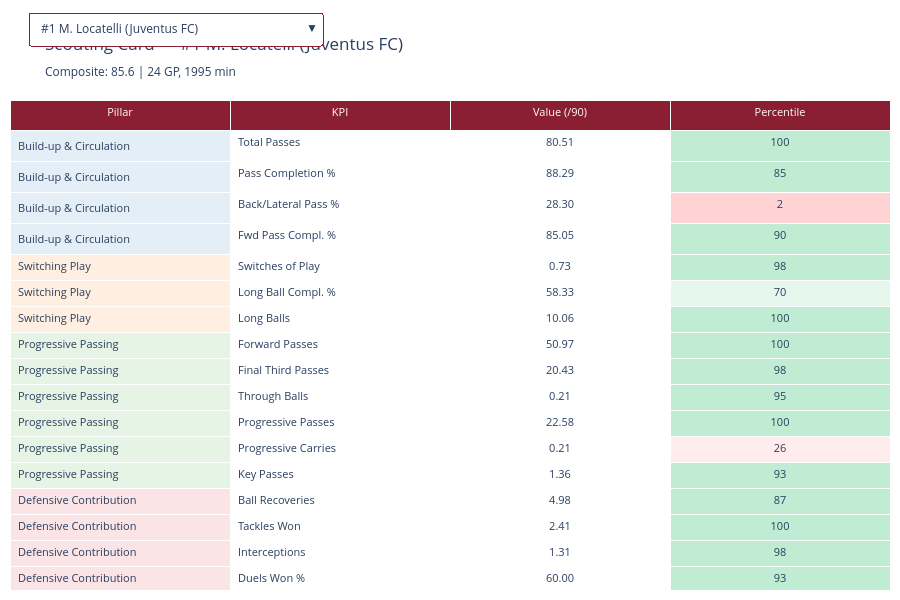

Here is the notebook cell this chart was saved with:
### Markdown cell above
## 📋 Player Scouting Card — Quantity & Quality

Select a player from the dropdown to see their full KPI breakdown: raw per-90 value (quantity), percentile rank (quality), and pillar scores. Color-coded by percentile tier.

### Code cell
# ── Player scouting card — dropdown-based ──────────────────────────────────────

qty_qual_pairs = [
    ("total_passes_p90",          "total_passes_p90_pct",          "Total Passes",          "Build-up & Circulation"),
    ("pass_completion_pct",       "pass_completion_pct_pct",       "Pass Completion %",     "Build-up & Circulation"),
    ("backward_lateral_pct",      "backward_lateral_pct_pct",      "Back/Lateral Pass %",   "Build-up & Circulation"),
    ("forward_pass_completion_pct","forward_pass_completion_pct_pct","Fwd Pass Compl. %",    "Build-up & Circulation"),
    ("switches_p90",              "switches_p90_pct",              "Switches of Play",      "Switching Play"),
    ("long_ball_completion_pct",  "long_ball_completion_pct_pct",  "Long Ball Compl. %",    "Switching Play"),
    ("long_balls_total_p90",      "long_balls_p90_pct",            "Long Balls",            "Switching Play"),
    ("forward_passes_p90",        "forward_passes_p90_pct",        "Forward Passes",        "Progressive Passing"),
    ("final_third_passes_p90",    "final_third_passes_p90_pct",    "Final Third Passes",    "Progressive Passing"),
    ("through_balls_p90",         "through_balls_p90_pct",         "Through Balls",         "Progressive Passing"),
    ("progressive_passes_p90",    "progressive_passes_p90_pct",    "Progressive Passes",    "Progressive Passing"),
    ("progressive_carries_p90",   "progressive_carries_p90_pct",   "Progressive Carries",   "Progressive Passing"),
    ("key_passes_p90",            "key_passes_p90_pct",            "Key Passes",            "Progressive Passing"),
    ("ball_recoveries_p90",       "ball_recoveries_p90_pct",       "Ball Recoveries",       "Defensive Contribution"),
    ("tackles_won_p90",           "tackles_won_p90_pct",           "Tackles Won",           "Defensive Contribution"),
    ("interceptions_p90",         "interceptions_p90_pct",         "Interceptions",         "Defensive Contribution"),
    ("duels_won_pct",             "duels_won_pct_pct",             "Duels Won %",           "Defensive Contribution"),
    ("possession_won_p90",        "possession_won_p90_pct",        "Possession Won",        "Defensive Contribution"),
]

pillar_colors = {
    "Build-up & Circulation":  "#1f77b4",
    "Switching Play":          "#ff7f0e",
    "Progressive Passing":     "#2ca02c",
    "Defensive Contribution":  "#d62728",
}

def pctl_bg(v):
    if pd.isna(v): return "white"
    if v >= 80: return "rgba(0,180,80,0.25)"
    if v >= 60: return "rgba(0,180,80,0.10)"
    if v >= 40: return "white"
    if v >= 20: return "rgba(255,80,80,0.10)"
    return "rgba(255,80,80,0.25)"

def build_player_table(row):
    kpi_names, raw_vals, pct_vals, pillar_names = [], [], [], []
    pct_colors = []
    for raw_c, pct_c, label, pillar in qty_qual_pairs:
        kpi_names.append(label)
        rv = row.get(raw_c, np.nan)
        pv = row.get(pct_c, np.nan)
        raw_vals.append(f"{rv:.2f}" if pd.notna(rv) else "—")
        pct_vals.append(f"{pv:.0f}" if pd.notna(pv) else "—")
        pct_colors.append(pctl_bg(pv))
        pillar_names.append(pillar)

    pillar_cell_colors = [pillar_colors.get(p, "white") for p in pillar_names]
    pillar_fill = [f"rgba({int(c[1:3],16)},{int(c[3:5],16)},{int(c[5:7],16)},0.12)"
                   if c.startswith("#") else "white" for c in pillar_cell_colors]

    return go.Table(
        header=dict(
            values=["Pillar", "KPI", "Value (/90)", "Percentile"],
            fill_color="#8a1f33", font=dict(color="white", size=11),
            align="center", height=30,
        ),
        cells=dict(
            values=[pillar_names, kpi_names, raw_vals, pct_vals],
            fill_color=[pillar_fill, ["white"]*len(kpi_names), ["white"]*len(kpi_names), pct_colors],
            align=["left", "left", "center", "center"],
            font=dict(size=11), height=26,
        ),
    )

fig_card = go.Figure()
player_list_t = ps.sort_values("rank")

for i, (_, row) in enumerate(player_list_t.iterrows()):
    tbl = build_player_table(row)
    tbl.visible = True if i == 0 else False
    fig_card.add_trace(tbl)

buttons_t = []
for i, (_, row) in enumerate(player_list_t.iterrows()):
    vis = [j == i for j in range(len(player_list_t))]
    pillar_summary = (
        f"Build-up: {row['pillar_build-up_and_circulation']:.0f} | "
        f"Switch: {row['pillar_switching_play']:.0f} | "
        f"Progress: {row['pillar_progressive_passing']:.0f} | "
        f"Defend: {row['pillar_defensive_contribution']:.0f}"
    )
    buttons_t.append(dict(
        label=f"#{row['rank']} {row['player_name']} ({row['team_name']})",
        method="update",
        args=[{"visible": vis},
              {"title": f"Scouting Card — #{row['rank']} {row['player_name']} ({row['team_name']})<br>"
                        f"<sub>Composite: {row['composite_score']:.1f} | "
                        f"{row['matches']:.0f} GP, {row['total_minutes']:.0f} min | "
                        f"Poss: {row.get('avg_possession',50):.1f}% | {pillar_summary}</sub>"}],
    ))

first = player_list_t.iloc[0]
fig_card.update_layout(
    title=f"Scouting Card — #1 {first['player_name']} ({first['team_name']})<br>"
          f"<sub>Composite: {first['composite_score']:.1f} | "
          f"{first['matches']:.0f} GP, {first['total_minutes']:.0f} min</sub>",
    height=600, margin=dict(l=10, r=10, t=100, b=10),
    updatemenus=[dict(
        buttons=buttons_t, direction="down", showactive=True,
        x=0.02, xanchor="left", y=1.18, yanchor="top",
        bgcolor="white", bordercolor="#8a1f33",
    )],
)
fig_card.show()
